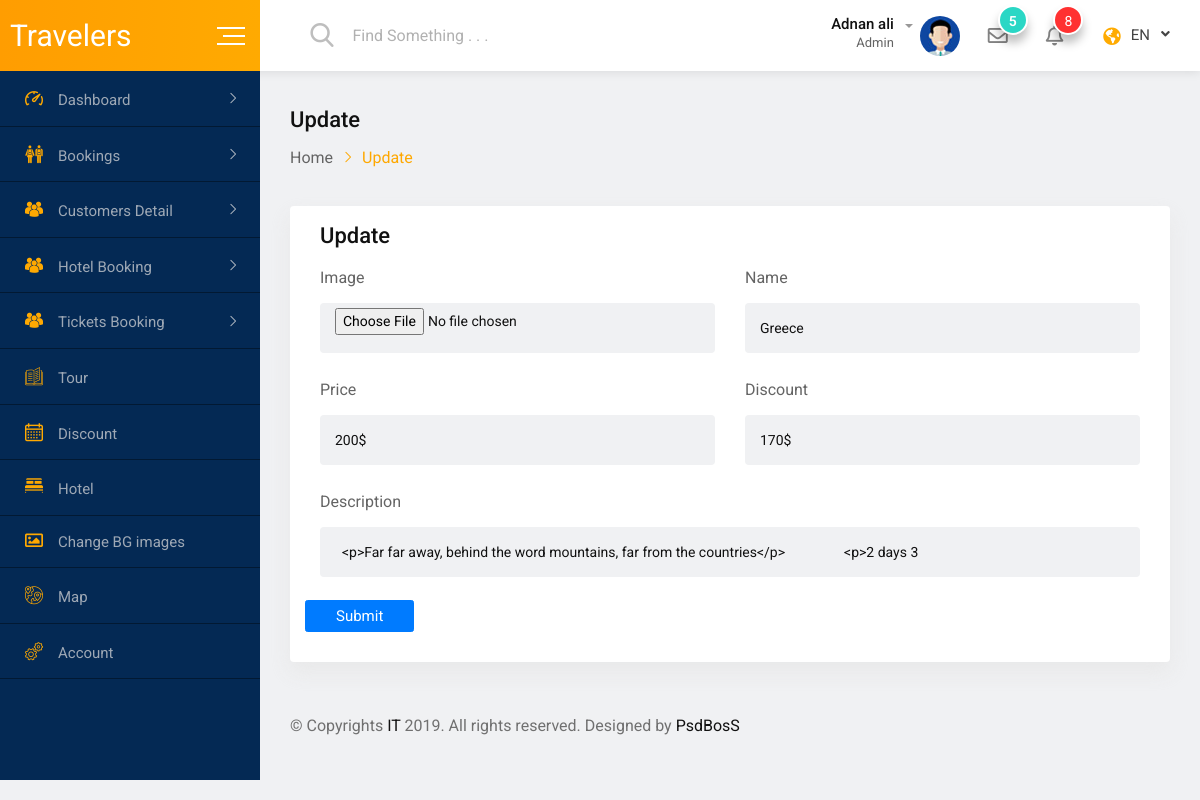
The app's page /test-119/admin/cardupdate.php?id=11 (signed in) with its own data.
### tables this page shows
CREATE TABLE `discountmenu` (
  `id` int(11) NOT NULL,
  `pic` varchar(200) NOT NULL,
  `name` text NOT NULL,
  `price` varchar(25) NOT NULL,
  `discount` varchar(30) NOT NULL,
  `dis` varchar(100) NOT NULL
);

### test-119/admin/cardupdate.php (the view, shortened to what this page needs)
<?php  include "includes/db.inc.php";       ?>
<!DOCTYPE html>
<html lang="en">
<head>
</head>
<body>
 <?php
$id = $_GET['id'];
$query = "select * from discountmenu where id = '$id'";
$select = mysqli_query($con, $query);
$row = mysqli_fetch_assoc($select);
?>
<?php require_once 'includes/header.php'; ?>
<div class="dashboard-content-one">
  <div class="breadcrumbs-area">
    <h3>Update</h3>
    <ul>
      <li>
        <a href="index.php">Home</a>
      </li>
      <li>Update</li>
    </ul>
  </div>
  <div class="row">
    <div class="col-4-xxxl col-12">
      <div class="card height-auto">
        <div class="card-body">
          <div class="heading-layout1">
            <div class="item-title">
              <h3>Update</h3>
            </div>
                </div>
                <form class="new-added-form" method="POST">
                  <div class="row">
                    <div class="col-12-xxxl col-lg-6 col-12 form-group">
                      <label>Image</label>
                      <input type="file"  name="pic" class="form-control" value="<?php echo $row['pic']; ?>">
                    </div>
                     <div class="col-12-xxxl col-lg-6 col-12 form-group">
                      <label>Name</label>
                      <input type="text"  name="name"  class="form-control" value="<?php echo $row['name']; ?>">
                    </div>
                     <div class="col-12-xxxl col-lg-6 col-12 form-group">
                      <label>Price</label>
                      <input type="text" name="price"  class="form-control" value="<?php echo $row['price']; ?>">
                    </div>
                     <div class="col-12-xxxl col-lg-6 col-12 form-group">
                      <label>Discount</label>
                      <input type="text" name="discount"  class="form-control" value="<?php echo $row['discount']; ?>">
                    </div>
                    <div class="col-12-xxxl col-lg-12 col-12 form-group">
                      <label>Description</label>
                      <input type="text" placeholder="" name="dis"  class="form-control" value="<?php echo $row['dis']; ?>">
                    </div>
    <div><button class="btn btn-primary pl-5 pr-5" style="font-size: 15px;"  type="submit" name="submit" value="button" >Submit</button></div>
                  </div>
                </form>
              </div>
            </div>
          </div>
                                                                                                      </div>
                                                                                                      <?php require_once 'includes/footer.php'; ?>
</body>
</html>

### test-119/admin/css/main.css (style rules this page uses)
html { color: #222; font-size: 1em; line-height: 1.4; }

### records on screen
discountmenu: name "Greece", price "200$", discount "170$", dis "<p>Far far away, behind the word mountains, far from the countries</p> <p>2 days 3"

### other values on screen
$_SESSION['fname'] "Adnan ali"
